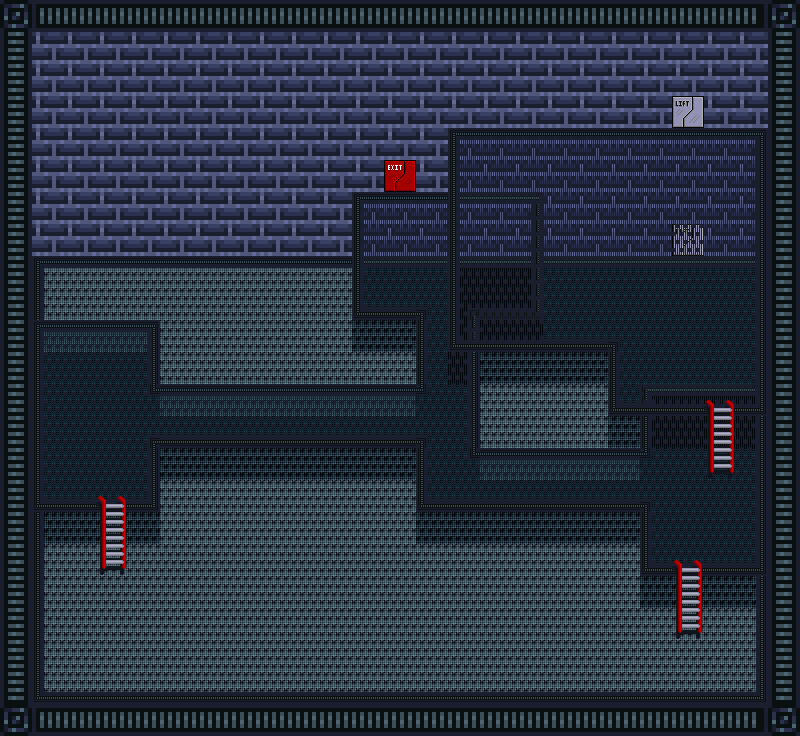

Below is a game level as drawn by its tile map, then a one-line description and the .tmx that defines it (tile-layer data replaced by summaries):
An orthogonal 25x23 tile map with 32x32 px tiles, 10 tile layers (walls, floor-f1, fringe-f1, ladders-f1, ...) and 4 objects (2x floor_change, player_start, map_change).

<map version="1.0" orientation="orthogonal" width="25" height="23" tilewidth="32" tileheight="32">
 <properties>
  <property name="mapName" value="test1" />
 </properties>
 <tileset firstgid="1" name="basic_tiles" tilewidth="32" tileheight="32">
  <image source="../tiles/basic_tiles.png" trans="ffc20e" />
 </tileset>
 <layer name="walls" width="25" height="23">
  <data>[575 cells, 253 non-empty, 6 distinct tile ids]</data>
 </layer>
 <layer name="floor-f1" width="25" height="23">
  <data>[575 cells, 323 non-empty, 4 distinct tile ids]</data>
 </layer>
 <layer name="fringe-f1" width="25" height="23">
  <data>[575 cells, 70 non-empty, 8 distinct tile ids]</data>
 </layer>
 <layer name="ladders-f1" width="25" height="23">
  <data>[575 cells, 2 non-empty, 1 distinct tile ids]</data>
 </layer>
 <objectgroup name="objects-f1" width="25" height="23">
  <object name="Start" type="player_start" x="312" y="597" />
  <object name="Lift" type="floor_change" x="686" y="239">
   <properties>
    <property name="destinationFloor" value="3" />
    <property name="destinationX" value="21" />
    <property name="destinationY" value="4" />
   </properties>
  </object>
 </objectgroup>
 <layer name="floor-f2" width="25" height="23">
  <data>[575 cells, 111 non-empty, 2 distinct tile ids]</data>
 </layer>
 <layer name="fringe-f2" width="25" height="23">
  <data>[575 cells, 86 non-empty, 12 distinct tile ids]</data>
 </layer>
 <layer name="ladders-f2" width="25" height="23">
  <data>[575 cells, 5 non-empty, 3 distinct tile ids]</data>
 </layer>
 <objectgroup name="objects-f2" width="25" height="23">
  <object name="Warp" type="map_change" x="396" y="173">
   <properties>
    <property name="destinationFloor" value="1" />
    <property name="destinationMap" value="test2" />
    <property name="destinationX" value="6" />
    <property name="destinationY" value="4" />
   </properties>
  </object>
 </objectgroup>
 <layer name="floor-f3" width="25" height="23">
  <data>[575 cells, 81 non-empty, 2 distinct tile ids]</data>
 </layer>
 <layer name="fringe-f3" width="25" height="23">
  <data>[575 cells, 34 non-empty, 9 distinct tile ids]</data>
 </layer>
 <layer name="ladders-f3" width="25" height="23">
  <data>[575 cells, 2 non-empty, 2 distinct tile ids]</data>
 </layer>
 <objectgroup name="objects-f3" width="25" height="23">
  <object name="Lift" type="floor_change" x="688" y="111">
   <properties>
    <property name="destinationFloor" value="1" />
    <property name="destinationX" value="21" />
    <property name="destinationY" value="8" />
   </properties>
  </object>
 </objectgroup>
</map>